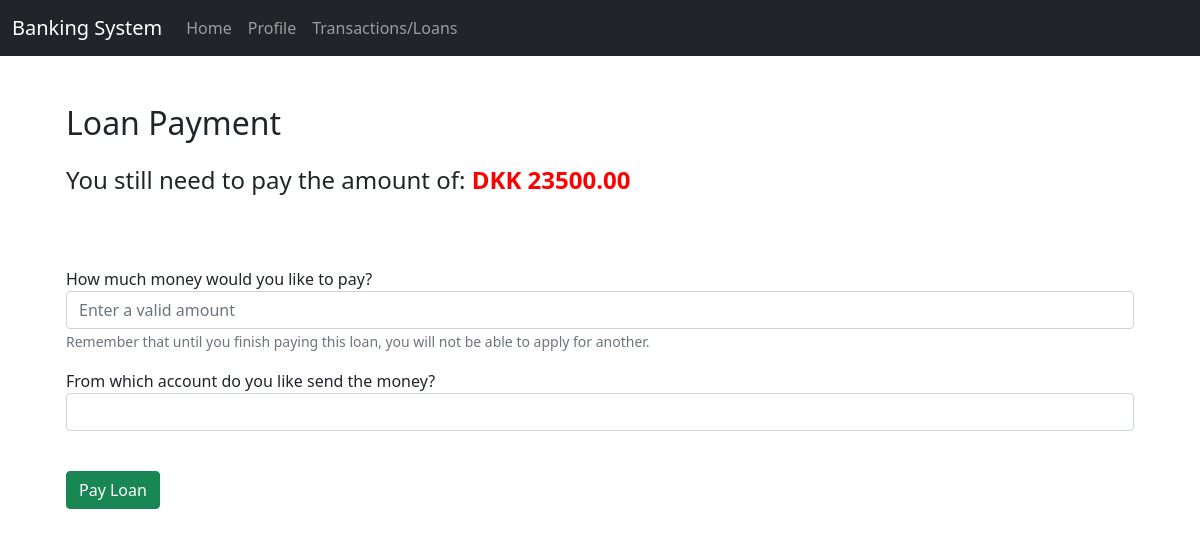
Page /transaction/payment/ (signed in) on the earlier database version.
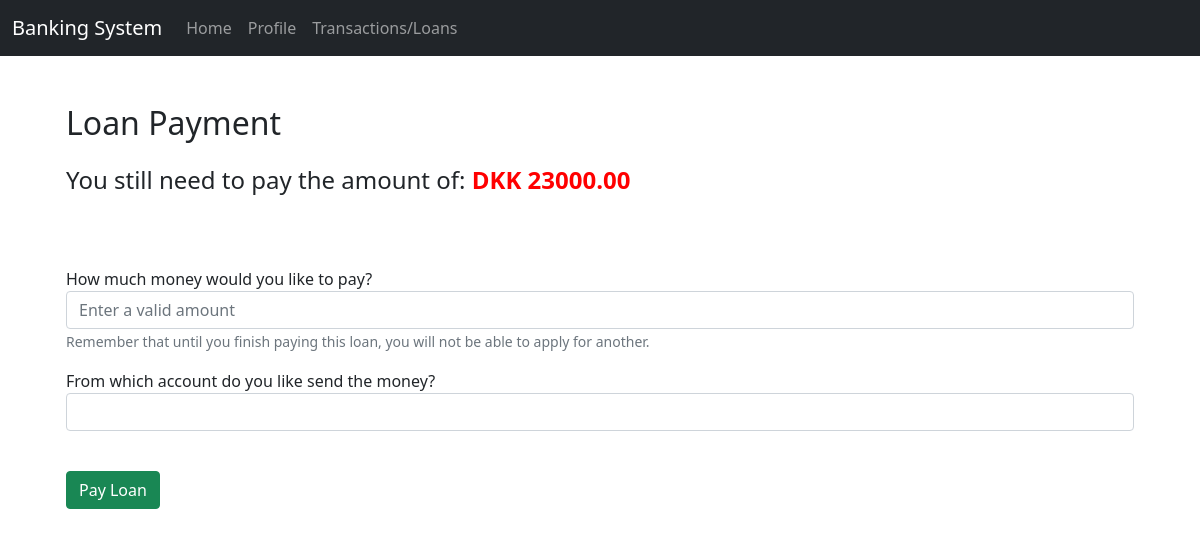
Same page on the later database version.
### transaction_app/models.py (models this page shows, shortened)
class Loan(models.Model):
    loan_account_fk = models.ForeignKey(Profile, on_delete=models.PROTECT)
    loan_id = models.CharField(max_length=20, null=False)
    loan_description =  models.CharField(max_length=20, null=False)
    loan_amount = models.DecimalField(decimal_places=2,max_digits=7, validators=[MinValueValidator(5.00)])
    loan_date = models.DateTimeField(auto_now_add=True)
    loan_remain = models.DecimalField(decimal_places=2,max_digits=7, validators=[MinValueValidator(5.00)])

### transaction_app/views.py (the view)
# urls.py: path('payment/', views.loan_payment, name='payment'),
def loan_payment(request):
    user = request.user
    user = request.user
    profile = Profile.objects.get(user=user)
    accounts = Account.objects.filter(account_user_fk=profile)
    loan = Loan.objects.filter(loan_account_fk=profile).latest('loan_date')
    if request.method == "POST":
        amount = request.POST['amount']
        amount = int(amount)
        account_number = request.POST['account_number']
        selected_account = Account.objects.get(account_number=account_number)
        account_balance = selected_account.account_balance
        updated_balance = account_balance - amount
        account_balance = updated_balance
        selected_account.account_balance = account_balance
        loan_remain = loan.loan_remain
        updated_loan_remain = loan_remain - amount
        print(updated_loan_remain)
        loan.loan_remain = updated_loan_remain
        transaction = Transaction.objects.create(transaction_user_account_fk=selected_account,
                                                 transaction_account_number_sender=account_number,
                                                 transaction_account_number_receiver='BankingSystem Loan Payment',
                                                 transaction_id = get_random_string(length=20),
                                                 transaction_amount=amount,
                                                 transaction_currency='DKK')
        if loan.loan_remain == 0:
            profile.customer_can_loan = True
        selected_account.save()
        transaction.save()
        profile.save()
        loan.save()
        return render(request, 'transaction_app/index.html')
    else:
        context = {
        'accounts':accounts,
        'loan': loan
        }
        return render(request, 'transaction_app/payment.html', context)

### transaction_app/templates/transaction_app/payment.html (shortened to what this page needs)
{% extends "transaction_app/base.html" %}
{% block content%}
<h2> Loan Payment</h2>
<h4 class='mt-3'> You still need to pay the amount of:  <b style='color:red'> DKK  {{ loan.loan_remain }} </b></h4>
<form class='mt-5' method='POST'>
      <div class="form-group mt-3" >
        <label for="amount"> How much money would you like to pay?</label>
        <input type="text" name='amount' class="form-control" id="amount"  placeholder="Enter a valid amount">
        <small id="emailHelp" class="form-text text-muted">Remember that until you finish paying this loan, you will not be able to apply for another.</small>
      </div>
      <div class="form-group mt-3 mb-3">
        <label for="account_number"> From which account do you like send the money?</label>
        <select class="form-control" name='account_number' id="account_number">
          <option> </option>
          {% for account in accounts %}
          <option> {{account.account_number}} </option>
          {% endfor %}
        </select>
      </div>
      <button type='submit' class='mt-4 btn  btn-success'> Pay Loan</button>
    </form>
{% endblock %}

### transaction_app/templates/transaction_app/base.html (shortened to what this page needs)
<!DOCTYPE html>
<html lang="en">
<head>
  <link href="https://cdn.jsdelivr.net/npm/bootstrap@5.0.0-beta2/dist/css/bootstrap.min.css" rel="stylesheet">
</head>
<body>
  <nav class="navbar navbar-expand-lg navbar-dark bg-dark">
    <div class="container-fluid">
      <a class="navbar-brand" href="/">Banking System</a>
      <div class="collapse navbar-collapse" id="navbarNav">
        <ul class="navbar-nav">
          <li class="nav-item">
            <a class="nav-link" aria-current="page" href="/auth/dashboard/">Home</a>
          </li>
          <li class="nav-item">
            <a class="nav-link" href="/account"> Profile </a>
          </li>
          <li class="nav-item">
            <a class="nav-link" href="/transaction"> Transactions/Loans</a>
          </li>
        </ul>
      </div>
    </div>
  </nav>
  <div class='container mt-5 mx-auto row'>
  {% block content %}
  {% endblock %}
</div>
</body>
</html>

Differences in the rows shown:
changed Loan: loan_remain "23500.00" → "23000.00"
